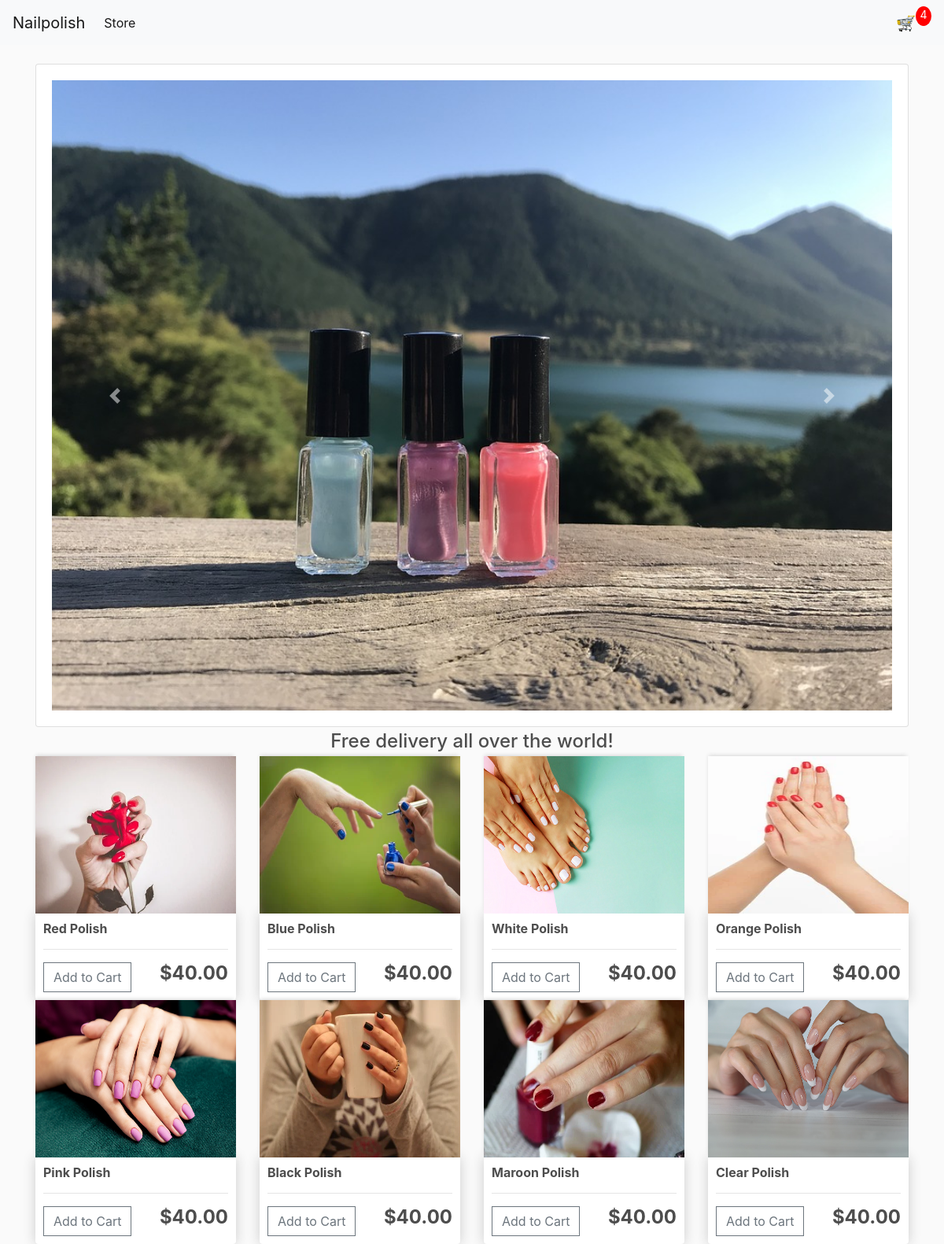
The app's page / (signed in) with its own data.
### store/models.py (models this page shows, shortened)
class Product(models.Model):
	name = models.CharField(max_length=200)
	price = models.DecimalField(max_digits=7, decimal_places=2)
	digital = models.BooleanField(default=False,null=True, blank=True)
	image = models.ImageField(null=True, blank=True)
	@property
	def imageURL(self):
		try:
			url = self.image.url
		except:
			url = ''
		return url

### store/views.py (the view)
# urls.py: path('', include('store.urls')),
def store(request):
	data = cartData(request)
	cartItems = data['cartItems']
	order = data['order']
	items = data['items']
	products = Product.objects.all()
	context = {'products':products, 'cartItems':cartItems}
	return render(request, 'store/store.html', context)

### store/models.py (called while the page is built)
	@property
	def get_cart_items(self):
		orderitems = self.orderitem_set.all()
		total = sum([item.quantity for item in orderitems])
		return total

### store/utils.py (called while the page is built)
def cartData(request):
	if request.user.is_authenticated:
		customer = request.user.customer
		order, created = Order.objects.get_or_create(customer=customer, complete=False)
		items = order.orderitem_set.all()
		cartItems = order.get_cart_items
	else:
		cookieData = cookieCart(request)
		cartItems = cookieData['cartItems']
		order = cookieData['order']
		items = cookieData['items']
	return {'cartItems':cartItems ,'order':order, 'items':items}

### store/templates/store/store.html (shortened to what this page needs)
{% extends 'store/main.html' %}
{% load static %}
{% block content %}
<div class="card text-center">
  <div class="card-body">
  <div id="carouselExampleControls" class="carousel slide" data-ride="carousel">
  <div class="carousel-inner">
    <div class="carousel-item active">
      <img class="d-block w-100" src="{% static 'images/header.jpg' %}" alt="Firstslide">
    </div>
  </div>
  <a class="carousel-control-prev" href="#carouselExampleControls" role="button" data-slide="prev">
    <span class="carousel-control-prev-icon" aria-hidden="true"></span>
  </a>
  <a class="carousel-control-next" href="#carouselExampleControls" role="button" data-slide="next">
    <span class="carousel-control-next-icon" aria-hidden="true"></span>
  </a>
</div>
  </div>
</div>
<div id="delivery-banner" class="row text-center">
            <div class="col bg-black text-white">
                <h4 class="logo-font my-1">Free delivery  all over the world!</h4>
            </div>
        </div>
	<div class="row">
		{% for product in products %}
		<div class="col-lg-3">
			<img class="thumbnail" src="{{product.imageURL}}">
			<div class="box-element product">
				<h6><strong>{{product.name}}</strong></h6>
				<hr>
				<button data-product="{{product.id}}" data-action="add" class="btn btn-outline-secondary add-btn update-cart">Add to Cart</button>
				<h4 style="display: inline-block; float: right"><strong>${{product.price}}</strong></h4>
			</div>
		</div>
		{% endfor %}
	</div>
</div>
{% endblock content %}

### static/css/main.css (style rules this page uses)
body { background-color: hsl(0, 0%, 98%); }
h1,h2,h3,h4,h5,h6 { color:hsl(0, 0%, 30%); }
.box-element { box-shadow:hsl(0, 0%, 80%) 0 0 16px; background-color: #fff; border-radius: 4px; padding: 10px; }
.thumbnail { width: 100%; height: 200px; -webkit-box-shadow: -1px -3px 5px -2px rgba(214,214,214,1); -moz-box-shadow: -1px -3px 5px -2px rgba(214,214,214,1); box-shadow: -1px -3px 5px -2px rgba(214,214,214,1); }
.product { border-radius: 0 0 4px 4px; }
.btn { border-radius: 0; }

### records on screen
Product: imageURL (picture), name "Red Polish", price "40.00"
Product: imageURL (picture), name "Blue Polish", price "40.00"
Product: imageURL (picture), name "White Polish", price "40.00"
Product: imageURL (picture), name "Orange Polish", price "40.00"
Product: imageURL (picture), name "Pink Polish", price "40.00"
Product: imageURL (picture), name "Black Polish", price "40.00"
Product: imageURL (picture), name "Maroon Polish", price "40.00"
Product: imageURL (picture), name "Clear Polish", price "40.00"

### other values on screen
{{ cartItems }} "4"
